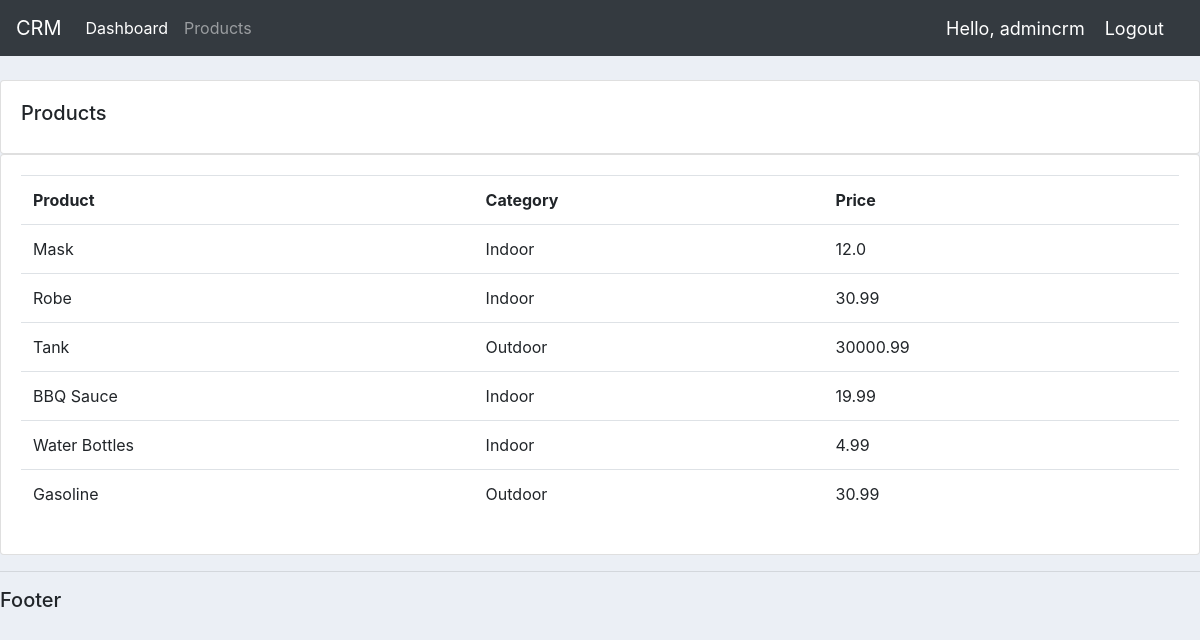
The app's page /products/ (signed in) with its own data.
### accounts/models.py (models this page shows, shortened)
class Product(models.Model):
    CATEGORY = (
        ('Indoor','Indoor'),
        ('Outdoor', 'Outdoor'),
    )
    name = models.CharField(max_length=200, null=True)
    category = models.CharField(max_length=200, null=True, choices=CATEGORY)
    description = models.CharField(max_length=200, null=True)
    price = models.FloatField(null=True)
    date_created = models.DateField(auto_now_add=True, null=True)
    tags = models.ManyToManyField(Tag)

### accounts/decorators.py (the view)
        def wrapper_func(request, *args, **kwargs):
            group = None
            if request.user.groups.exists():
                group = request.user.groups.all()[0].name
                if group in allowed_roles:
                    return view_func(request, *args, **kwargs)
                else:
                    return HttpResponse('You are not authorized')

### accounts/views.py (called while the page is built)
@login_required(login_url='login')
@allowed_users(allowed_roles= ALLOWED_ROLES)
def products(request):
    products = Product.objects.all()
    return render(request, 'accounts/products.html', {'products':products})

### accounts/templates/accounts/products.html
{% extends 'accounts/main.html' %}
{% block content %}
<br>
<div class="row">
    <div class="col-md">
        <div class="card card-body">
            <h5>Products</h5>
        </div>
        <div class="card card-body">
            <table class="table">
                <tr>
                    <th>Product</th>
                    <th>Category</th>
                    <th>Price</th>
                </tr>
                {% for p in products %}
                <tr>
                    <td>{{p.name}}</td>
                    <td>{{p.category}}</td>
                    <td>{{p.price}}</td>
                </tr>
                {% endfor %}
            </table>
        </div>
    </div>
</div>
{% endblock content %}

### accounts/templates/accounts/navbar.html (shortened to what this page needs)
{% load static %}
<nav class="navbar navbar-expand-lg navbar-dark bg-dark">
    <a class="navbar-brand" href="{% url 'home' %}">CRM</a>
    <div class="collapse navbar-collapse" id="navbarNav">
      <ul class="navbar-nav">
        {% if request.user.is_staff %}
        <li class="nav-item active">
          <a class="nav-link" href="{% url 'home' %}">Dashboard</a>
        </li>
        <li class="nav-item">
          <a class="nav-link" href="{% url 'prod' %}">Products</a>
        </li>
        {% else %}
        <li class="nav-item">
          <a class="nav-link" href="{% url 'account' %}">Settings</a>
        </li>
        {% endif %}
      </ul>
    </div>
    <span class="hello-msg">Hello, {{request.user}} </span>
    <span ><a class="hello-msg" href="{% url 'logout' %}">Logout</a></span>
  </nav>

### accounts/templates/accounts/main.html (style rules this page uses)
body { background-color: #ebeff5; }

### accounts/templates/accounts/navbar.html (style rules this page uses)
.hello-msg { font-size: 18px; color: #FFF; margin-right: 20px; }

### records on screen
Product: name "Mask", category "Indoor", price "12.0"
Product: name "Robe", category "Indoor", price "30.99"
Product: name "Tank", category "Outdoor", price "30000.99"
Product: name "BBQ Sauce", category "Indoor", price "19.99"
Product: name "Water Bottles", category "Indoor", price "4.99"
Product: name "Gasoline", category "Outdoor", price "30.99"

### other values on screen
{{ request.user }} "admincrm"
